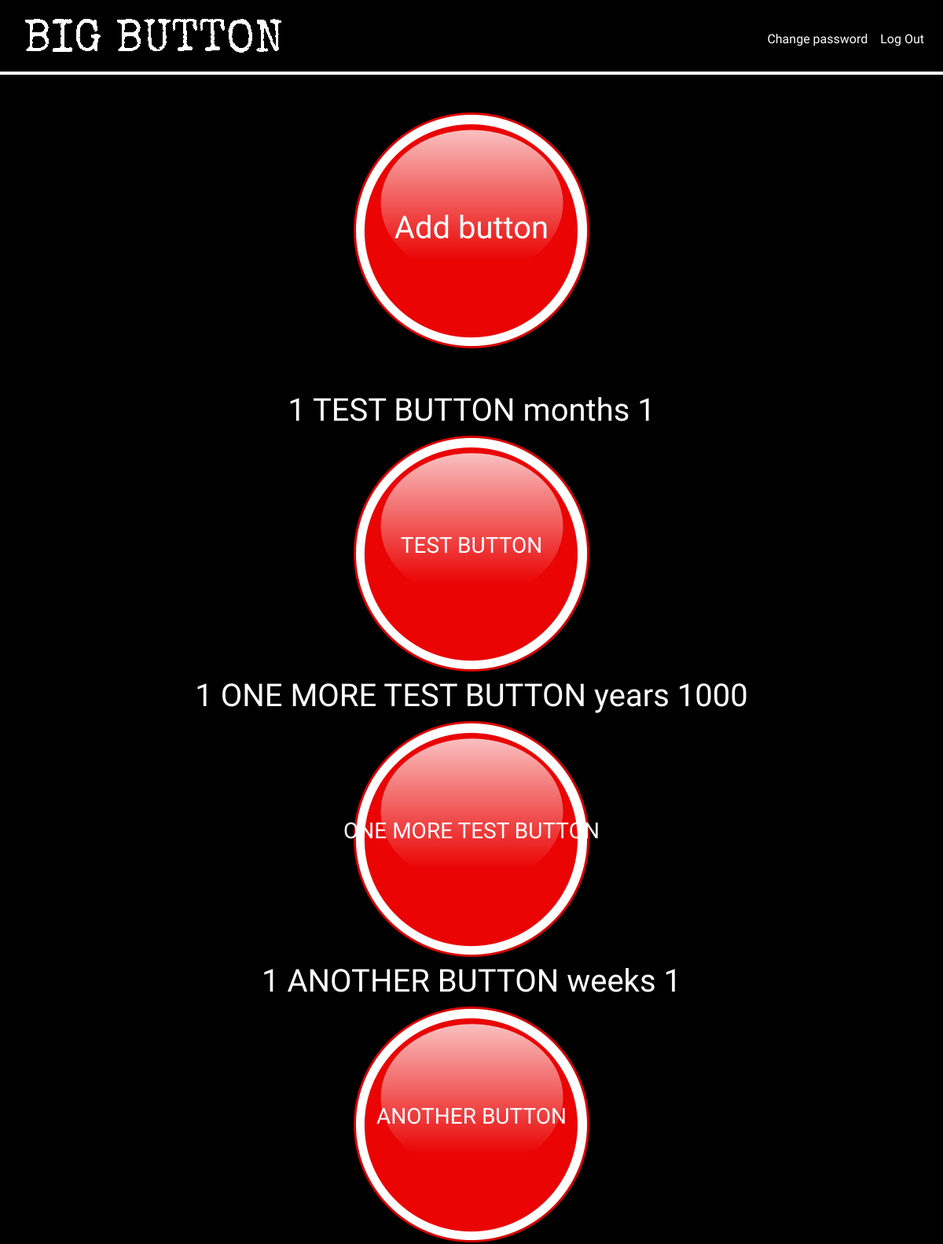
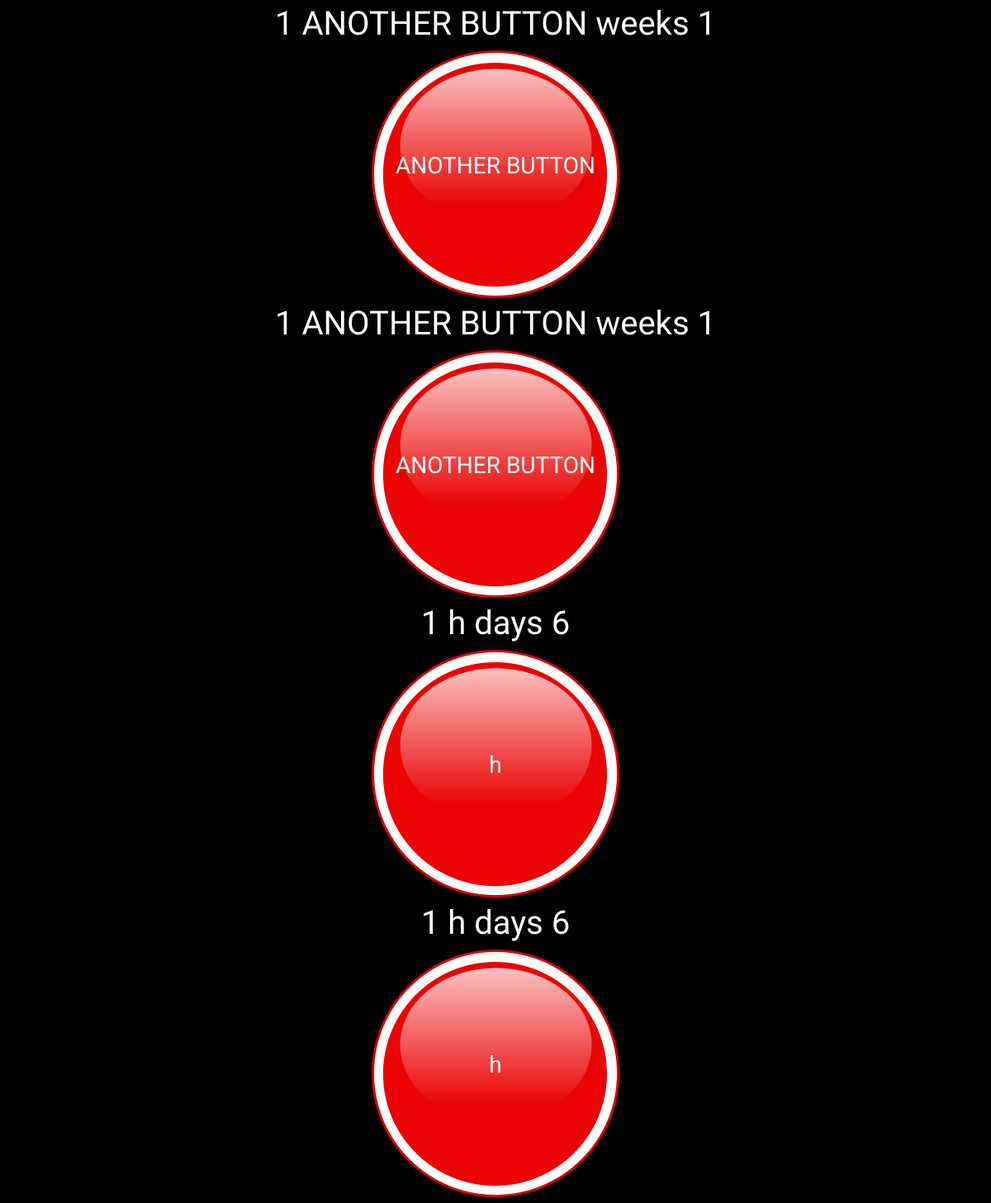
The page / (signed in) on the database its author committed (2 pictures, top to bottom).
### tables this page shows
CREATE TABLE buttons (
    user_id INTEGER,
    button_name TEXT NOT NULL,
    timespan TEXT NOT NULL,
    multiplier TEXT NOT NULL,
    FOREIGN KEY (user_id) REFERENCES users(id)
);

### app.py (the view)
@app.route("/", methods=["GET", "POST"])
@login_required
def index():
    template = "index.html"
    if request.method == "POST":
        button_name = request.form.get("name")
        timespan = request.form.get("timespan")
        multiplier = request.form.get("multiplier")
        if not button_name or not timespan or not multiplier:
            return msg(template, "Invalid arguments", "warning")
        execute_query(database, "INSERT INTO buttons (user_id, button_name, timespan, multiplier) VALUES (?, ?, ?, ?);",
                      session["user_id"], button_name, timespan, multiplier)
        buttons = execute_fetch_query(database, "SELECT * FROM buttons WHERE user_id=?", session["user_id"])
        return render_template(template, buttons=buttons)
    else:
        buttons = execute_fetch_query(database, "SELECT * FROM buttons WHERE user_id=?", session["user_id"])
        return render_template(template, buttons=buttons)

### functions.py (called while the page is built)
def login_required(f):
    @wraps(f)
    def decorated_function(*args, **kwargs):
        if session.get("user_id") is None:
            return redirect("/login")
        return f(*args, **kwargs)
    return decorated_function

### sqlitetools.py (called while the page is built)
def execute_fetch_query(connection, query, *values):
    cursor = connection.cursor()
    result = None
    try:
        cursor.execute(query, values)
        result = cursor.fetchall()
        print(f"{query}")
        return result
    except Error as e:
        print(f"The error '{e}' occurred")

### templates/index.html (shortened to what this page needs)
{% extends "layout.html" %}
{% block main %}
    <div class="container m-autp p-5">
        <div class="image-container">
            <input class="contained-image" type="image" src="static/images/red_button.png" data-toggle="modal" data-target="#exampleModalCenter">
            <h1 class="contained-text">Add button</h1>
        </div>
    </div>
    <div class="container">
        {% if buttons %}
            {% for button in buttons %}
                <div class="container">
                    <h1>{{button[0]}} {{button[1]}} {{button[2]}} {{button[3]}}</h1>
                </div>
                <div class="image-container">
                    <input class="contained-image" type="image" src="static/images/red_button.png" data-toggle="modal" data-target="#exampleModalCenter">
                    <h3 class="contained-text">{{button[1]}}</h3>
                </div>
            {% endfor %}
        {% endif %}
    </div>
{% endblock %}

### templates/layout.html (shortened to what this page needs)
<!DOCTYPE html>
<html>
    <head>
        <link rel="stylesheet" href="https://stackpath.bootstrapcdn.com/bootstrap/4.5.0/css/bootstrap.min.css">
        <link rel="stylesheet" href="static/styles.css">
    </head>
    <body>
        <nav class="navbar navbar-expand-lg navbar-dark main-nav">
            <a class="navbar-brand p-3" href="/"><img src="static/images/logo3.png"></a>
            <div class="collapse navbar-collapse" id="navbar">
                {% if session.user_id %}
                    <ul class="navbar-nav ml-auto mt-2 pl-3">
                        <li class="nav-item"><a class="nav-link" style="color: white;" href="/change">Change password</a></li>
                        <li class="nav-item"><a class="nav-link" style="color: white;" href="/logout">Log Out</a></li>
                    </ul>
                {% else %}
                    <ul class="navbar-nav ml-auto mt-2 pl-3">
                        <li class="nav-item"><a class="nav-link white" style="color: white;" href="/register">Register</a></li>
                        <li class="nav-item"><a class="nav-link" style="color: white;" href="/login">Log In</a></li>
                    </ul>
                {% endif %}
            </div>
        </nav>
        <main>
            {% block main %}
            {% endblock %}
        </main>
    </body>
</html>

### static/styles.css (style rules this page uses)
body { background-color: black; color: white; font-family: 'Special Elite', cursive; }
main { overflow-x: auto; text-align: center; }
nav { border-bottom: 0.3em solid white; }
.image-container { position: relative; width: 100%; }
.contained-image { width: 300px; height: 300px; }
.contained-text { position: absolute; top: 40%; left: 20%; right: 20%; }

### rows shown on the page
buttons: user "1", button_name "TEST BUTTON", timespan "months", multiplier "1"
buttons: user "1", button_name "ONE MORE TEST BUTTON", timespan "years", multiplier "1000"
buttons: user "1", button_name "ANOTHER BUTTON", timespan "weeks", multiplier "1"
buttons: user "1", button_name "ANOTHER BUTTON", timespan "weeks", multiplier "1"
buttons: user "1", button_name "ANOTHER BUTTON", timespan "weeks", multiplier "1"
buttons: user "1", button_name "h", timespan "days", multiplier "6"
buttons: user "1", button_name "h", timespan "days", multiplier "6"
